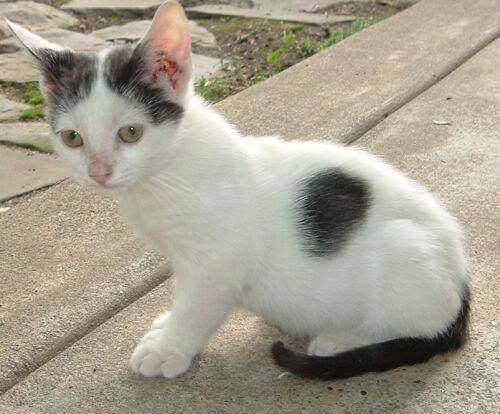
#> input picture images/cat.jpg, 500 x 414 px
$ python '图片移位算法实现.py'
#> lines starting #> are read from the running program, lines starting #| are printed output that depends on the picture
'''
定义偏移矩阵[1,0,100],
           [0,1,200]
将矩阵拆分为两个矩阵
矩阵A:
           [1,0],
           [0,1]和
矩阵B:
           [100],
           [200]
输入矩阵为C
           [x],
           [y]
A*C+B=[1*x+0*y],[0*x+1*y]+[100],[200]=[x+100],[y+200]
'''
import cv2
import numpy as np

img = cv2.imread("images/cat.jpg")
#> img is the input picture: shape (414, 500, 3); mean B, G, R 144.3, 159.9, 165.9
cv2.imshow("0", img)
imgInfo = img.shape
#> imgInfo = (414, 500, 3)
dst = np.zeros(img.shape, np.uint8)
height = imgInfo[0]
#> height = 414
width = imgInfo[1]
#> width = 500
for i in range(0, height - 100):
    for j in range(0, width - 100):
        dst[i+100, j+100] = img[i, j]
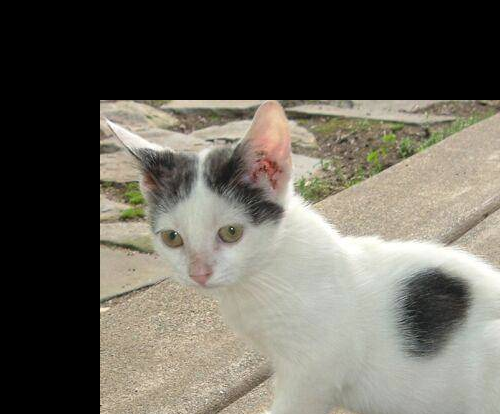
#> dst: shape (414, 500, 3); mean B, G, R 90, 99.5, 103.1
cv2.imshow("1", dst)
cv2.waitKey(0)
